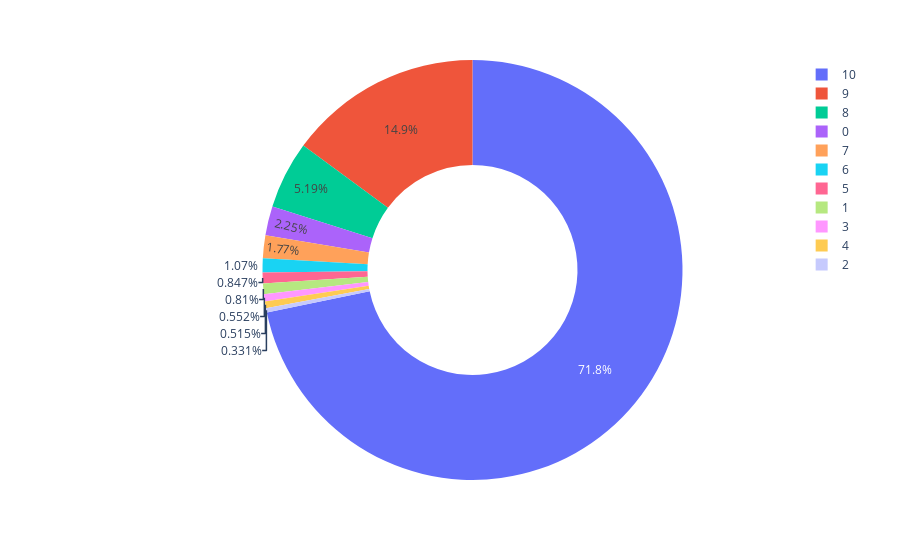

Notebook code cell kept with this figure:
### Code cell
ratings = df["score"].value_counts()
numbers = ratings.index
quantity = ratings.values

import plotly.express as px
figure = px.pie(data, 
             values=quantity, 
             names=numbers,hole = 0.5)
figure.show()

### Figure 1 — Plotly figure (JSON) as saved in the notebook; plotly's stock layout.template omitted (floating-point values rounded to 4 significant figures)
{"data": [{"domain": {"x": [0, 1], "y": [0, 1]}, "hole": 0.5, "hovertemplate": "label=%{label}<br>value=%{value}<extra></extra>", "labels": [10, 9, 8, 0, 7, 6, 5, 1, 3, 4, 2], "legendgroup": "", "name": "", "showlegend": true, "type": "pie", "values": [1949, 405, 141, 61, 48, 29, 23, 22, 15, 14, 9]}], "layout": {"legend": {"tracegroupgap": 0}, "margin": {"t": 60}}}
